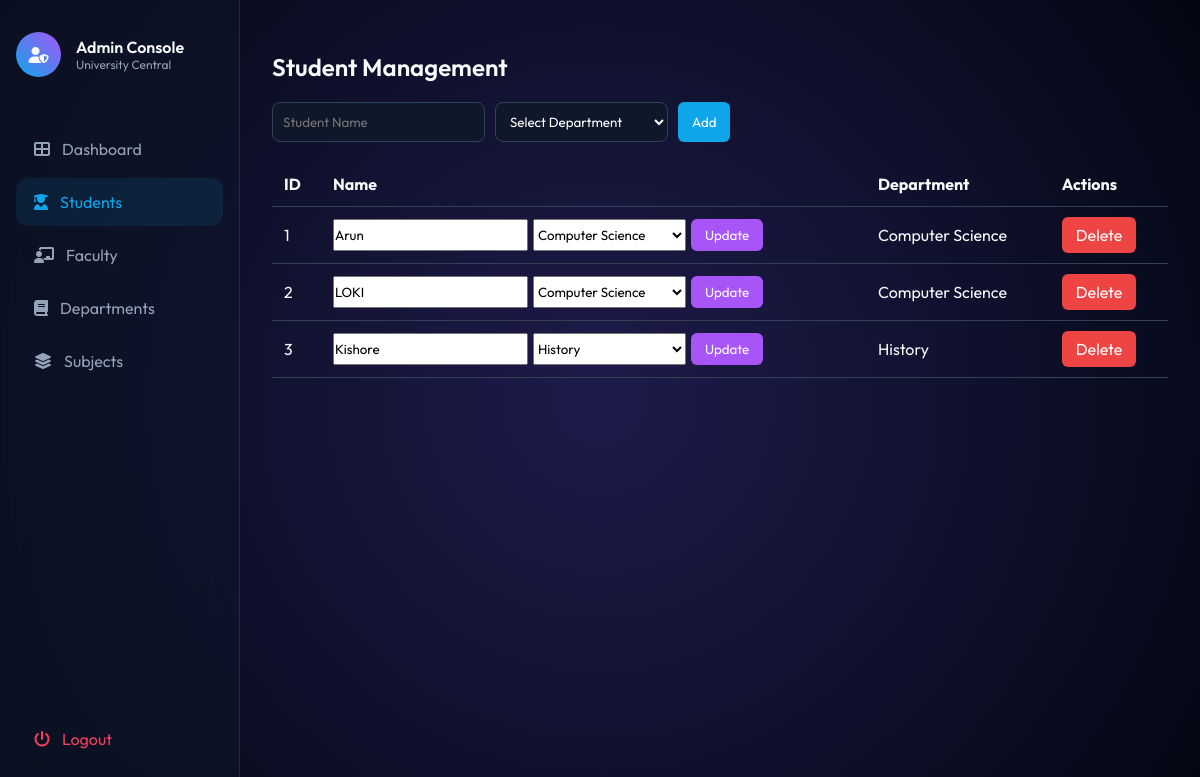
Page /homepage?page=student (signed in) on the earlier database version.
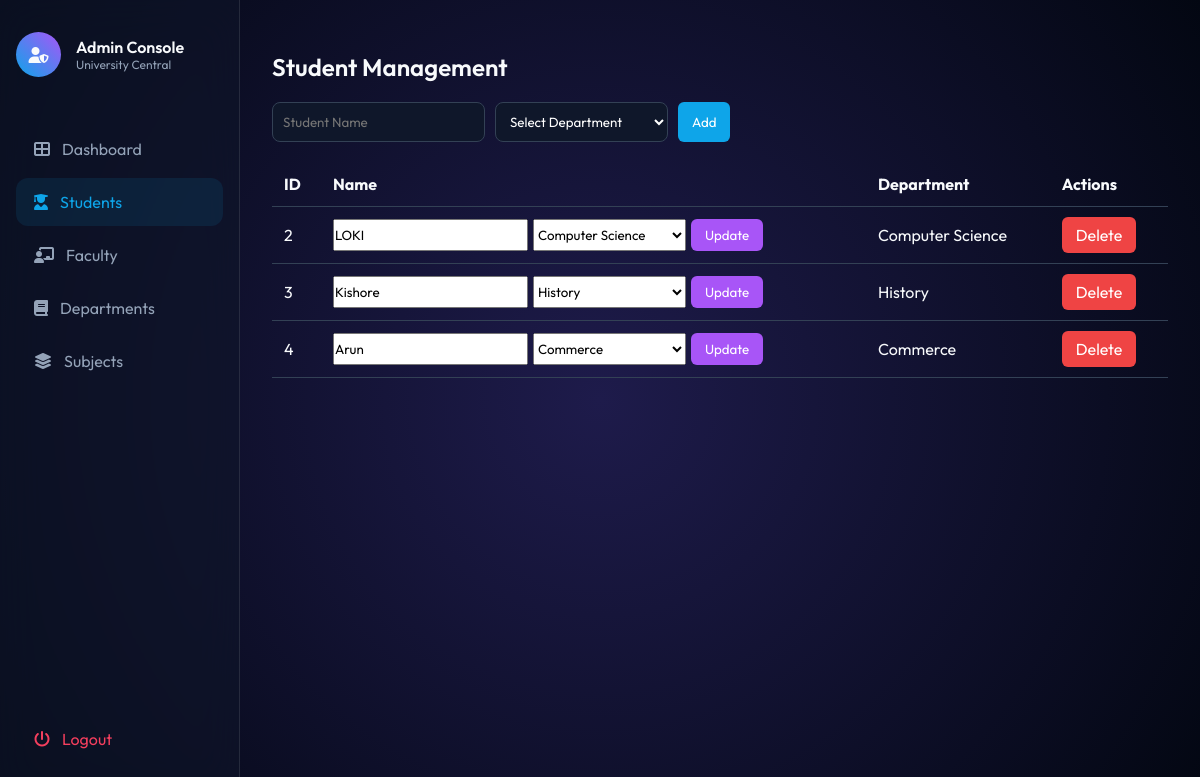
Same page on the later database version.
### app.py (models this page shows)
class Student(db.Model):
    student_id = db.Column(db.Integer, primary_key=True)
    name = db.Column(db.String(100))
    dept_id = db.Column(db.Integer, db.ForeignKey('department.dept_id'))

class Department(db.Model):
    dept_id = db.Column(db.Integer, primary_key=True)
    dept_name = db.Column(db.String(100), nullable=False)
    students = db.relationship("Student", backref="department", lazy=True)
    staffs = db.relationship("Staff", backref="department", lazy=True)
    subjects = db.relationship("Subject", backref="department", lazy=True)

### app.py (the view)
@app.route("/homepage")
def homepage():
    if not session.get("admin"):
        return redirect("/")
    page = request.args.get("page")
    if not page:
        page = "dashboard"
    departments = Department.query.all()
    students = Student.query.all()
    staffs = Staff.query.all()
    subjects = Subject.query.all()
    return render_template(
        "index.html",
        page=page,
        departments=departments,
        students=students,
        staffs=staffs,
        subjects=subjects
    )

### templates/index.html (shortened to what this page needs)
<!DOCTYPE html>
<html lang="en">
<head>
    <link rel="stylesheet" href="https://cdnjs.cloudflare.com/ajax/libs/font-awesome/6.5.0/css/all.min.css">
    <link rel="stylesheet" href="{{ url_for('static', filename='index.css') }}">
</head>
<body>
    <aside>
        <div class="user-header">
            <div class="user-avatar"><i class="fas fa-user-shield"></i></div>
            <div>
                <p style="font-weight:600;">Admin Console</p>
                <p style="font-size:12px;color:#94a3b8;">University Central</p>
            </div>
        </div>
        <nav>
            <a href="/homepage" class="nav-link {% if page == 'dashboard' %}active{% endif %}">
                <i class="fas fa-th-large"></i> Dashboard
            </a>
            <a href="/homepage?page=student" class="nav-link {% if page == 'student' %}active{% endif %}">
                <i class="fas fa-user-graduate"></i> Students
            </a>
            <a href="/homepage?page=staff" class="nav-link {% if page == 'staff' %}active{% endif %}">
                <i class="fas fa-chalkboard-teacher"></i> Faculty
            </a>
            <a href="/homepage?page=department" class="nav-link {% if page == 'department' %}active{% endif %}">
                <i class="fas fa-book"></i> Departments
            </a>
            <a href="/homepage?page=subject" class="nav-link {% if page == 'subject' %}active{% endif %}">
                <i class="fas fa-layer-group"></i> Subjects
            </a>
        </nav><a href="/logout" class="nav-link logout"><i class="fas fa-power-off"></i> Logout</a>
    </aside>
    <main>
        <div class="content">
            {% if page == "student" %}
            <div class="crud-container">
                <h2 class="section-title">Student Management</h2>
                <form action="/student/add" method="POST" class="crud-form">
                    <input type="text" name="name" placeholder="Student Name" required>
                    <select name="dept_id" required>
                        <option value="">Select Department</option>
                    </select>
                    <button class="btn btn-add">Add</button>
                </form>
                <table class="crud-table">
                    <tr>
                        <th>ID</th>
                        <th>Name</th>
                        <th>Department</th>
                        <th>Actions</th>
                    </tr>
                    {% for s in students %}
                    <tr>
                        <td>{{ s.student_id }}</td>
                        <td>
                            <form action="/student/edit/{{ s.student_id }}" method="POST" class="inline-form">
                                <input type="text" name="name" value="{{ s.name }}" required>
                                <select name="dept_id">
                                    {% for dept in departments %}
                                    <option value="{{ dept.dept_id }}" {% if dept.dept_id==s.dept_id %}selected{% endif
                                        %}>
                                        {{ dept.dept_name }}
                                    </option>
                                    {% endfor %}
                                </select>
                                <button class="btn btn-edit">Update</button>
                            </form>
                        </td>
                        <td>{{ s.department.dept_name }}</td>
                        <td>
                            <a href="/student/delete/{{ s.student_id }}" class="btn btn-delete"
                                onclick="return confirm('Delete this student?')">
                                Delete
                            </a>
                        </td>
                    </tr>
                    {% endfor %}
                </table>
            </div>
            {% endif %}
        </div>
    </main>
</body>
</html>

### static/index.css (style rules this page uses)
:root { --bg: #030712; --glass: rgba(15, 23, 42, 0.6); --neon-blue: #0ea5e9; --neon-purple: #a855f7; --text: #f8fafc; --border: rgba(255, 255, 255, 0.1); }
* { margin: 0; padding: 0; box-sizing: border-box; font-family: 'Outfit', sans-serif; }
body { background: radial-gradient(circle at 50% 50%, #1e1b4b 0%, #030712 100%); color: var(--text); height: 100vh; display: flex; overflow: hidden; }
aside { width: 240px; background: var(--glass); backdrop-filter: blur(20px); border-right: 1px solid var(--border); padding: 2rem 1rem; display: flex; flex-direction: column; }
.user-header { display: flex; align-items: center; gap: 15px; margin-bottom: 3rem; }
.user-avatar { width: 45px; height: 45px; background: linear-gradient(45deg, var(--neon-blue), var(--neon-purple)); border-radius: 50%; display: grid; place-items: center; }
.nav-link { display: flex; align-items: center; gap: 12px; padding: 14px 18px; color: #94a3b8; text-decoration: none; border-radius: 12px; transition: 0.3s; margin-bottom: 5px; }
.nav-link:hover, .nav-link.active { background: rgba(14, 165, 233, 0.1); color: var(--neon-blue); }
.logout { margin-top: auto; color: #f43f5e; }
main { flex: 1; padding: 2rem; overflow-y: auto; }
.crud-container { margin-top: 20px; }
.section-title { margin-bottom: 20px; font-weight: 600; }
.crud-form { display: flex; gap: 10px; margin-bottom: 20px; flex-wrap: wrap; }
.crud-form input, .crud-form select { padding: 10px; border-radius: 8px; border: 1px solid #334155; background: #0f172a; color: white; }
.crud-table { width: 100%; border-collapse: collapse; }
.crud-table th, .crud-table td { padding: 12px; border-bottom: 1px solid #334155; text-align: left; }
.inline-form { display: flex; gap: 5px; flex-wrap: wrap; }
.btn { padding: 8px 14px; border-radius: 6px; border: none; cursor: pointer; text-decoration: none; color: white; }
.btn-add { background: #0ea5e9; }
.btn-edit { background: #a855f7; }
.btn-delete { background: #ef4444; }

Differences in the rows shown:
removed Student: student_id "1", name "Arun", dept_id "Computer Science", department.dept_name "Computer Science"
added Student: student_id "4", name "Arun", dept_id "Commerce", department.dept_name "Commerce"
